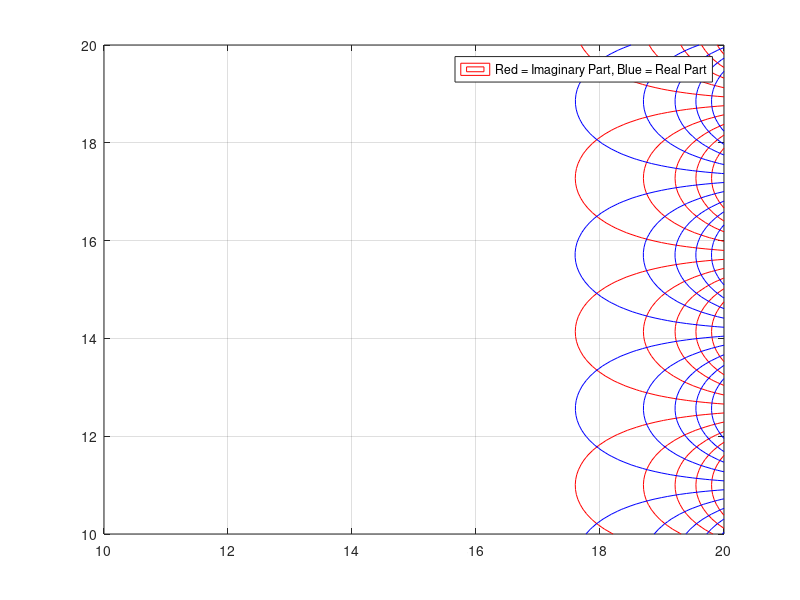

This chart was generated by the following MATLAB code:
clear all;
close all;

%specifying limits of x and y
x = linspace(10,20);
y = linspace(10,20);

%matrix of x and y
[X,Y] = meshgrid(x,y);

%complex number z
z= X + (1i*Y);

%u= (cosy)e^x, v=(siny)e^x
%f=(cosy + isiny)e^x= e^(x+iy)
%f=e^z
%harmonic function f
f= exp(z);

%equipotential lines: contour plot
contour(X,Y,imag(f),'r');
hold on
contour(X,Y,real(f),'b');
grid on
legend("Red = Imaginary Part, Blue = Real Part")
